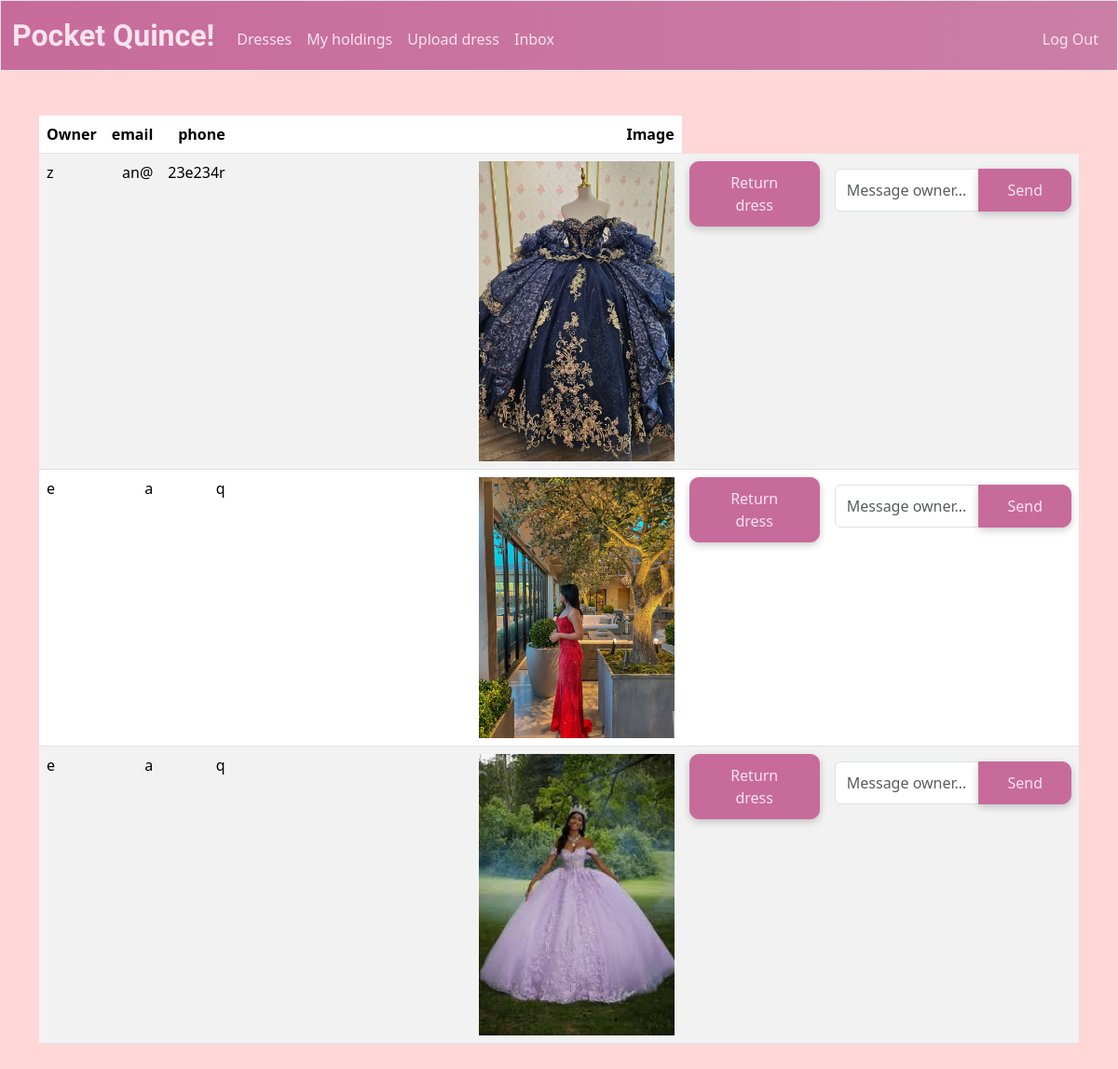
The page /holdings (signed in) on the database its author committed.
### tables this page shows
CREATE TABLE users (
id INTEGER PRIMARY KEY AUTOINCREMENT NOT NULL, 
username TEXT NOT NULL UNIQUE, 
email TEXT NOT NULL, 
phone TEXT NOT NULL, 
hash TEXT NOT NULL
);

CREATE TABLE dresses (
    id INTEGER PRIMARY KEY AUTOINCREMENT,
    size TEXT NOT NULL,
    color TEXT NOT NULL,
    owner INTEGER NOT NULL,
    image_url TEXT,
    time_posted TEXT NOT NULL DEFAULT CURRENT_TIMESTAMP,
    FOREIGN KEY (owner) REFERENCES users(id)
);

CREATE TABLE holdings (
id INTEGER PRIMARY KEY AUTOINCREMENT NOT NULL,
user_id INTEGER NOT NULL,
dress_id INTEGER NOT NULL,
rent_start TEXT NOT NULL DEFAULT CURRENT_TIMESTAMP,
rent_end TEXT,
FOREIGN KEY (user_id) REFERENCES users(id),
FOREIGN KEY (dress_id) REFERENCES dresses(id)
);

### app.py (the view)
@app.route("/holdings")
@login_required
def holdings():
    db = get_db()
    holdingBuffer = db.execute("SELECT * FROM dresses JOIN holdings as h on dresses.id = h.dress_id WHERE h.user_id = ? AND h.rent_end IS NULL ORDER BY h.rent_start DESC", (session["user_id"],)).fetchall()
    holdings = []
    for holding in holdingBuffer:
        holding = dict(holding)  # Convert Row object to dictionary not readonly to allow changes
        holding["owner_id"] = holding["owner"]
        owner = db.execute("SELECT username, email, phone FROM users WHERE id = ?", (holding["owner"],)).fetchone()
        holding["owner_name"] = owner["username"]
        holding["owner_email"] = owner["email"]
        holding["owner_phone"] = owner["phone"]
        holdings.append(holding)
    return render_template("holdings.html", holdings=holdings)

### app.py (called while the page is built)
def get_db():
    if "db" not in g:
        g.db = sqlite3.connect(DATABASE)
        g.db.row_factory = sqlite3.Row # Enable dictionary-like row access
    return g.db

@app.after_request
def after_request(response):
    response.headers["Cache-Control"] = "no-cache, no-store, must-revalidate"
    response.headers["Expires"] = 0
    response.headers["Pragma"] = "no-cache"
    return response

### help.py (called while the page is built)
def login_required(f):
    @wraps(f)
    def decorated_function(*args, **kwargs):
        if session.get("user_id") is None:
            return redirect("/login")
        return f(*args, **kwargs)
    return decorated_function

### templates/holdings.html (shortened to what this page needs)
{% extends "layout.html" %}
{% block main %}
    <table class = "table table-striped">
        <thead>
            <tr>
                <th class = "text-start">Owner</th>
                <th class = "text-end">email</th>
                <th class = "text-end">phone</th>
                <th class = "text-end">Image</th>
            </tr>
        </thead>
        <tbody>
            {% for dress in holdings %}
                <tr>
                    <td class = "text-start"> {{ dress["owner_name"] }}</td>
                    <td class = "text-end"> {{ dress["owner_email"]}}</td>
                    <td class = "text-end"> {{ dress["owner_phone"]}}</td>
                    <td class = "text-end"> <img src = "{{ dress['image_url'] }}" ></td>
                    <td>
                        <form action = "/returnDress" method = "post">
                            <button class="btn btn-primary" type="submit">Return dress</button>
                        </form>
                    </td>
                    <td>
                        <form action="/messages" method="post" class="mt-2">
                            <div class="input-group">
                                <input type="text" name="body" class="form-control" placeholder="Message owner..." required>
                                <button type="submit" class="btn btn-primary btn-sm">Send</button>
                            </div>
                        </form>
                    </td>
                 </tr>
              {% endfor %}
        </tbody>
    </table>
{% endblock %}

### static/style.css (style rules this page uses)
body { background-color: #FFD7D7; }
.btn-primary { background-color: #C76B9B; color: #F9E3EC; border-color: #C76B9B; font-size: 1rem; border-radius: 10px; padding: 10px 30px; box-shadow: 0px 3px 8px rgba(0, 0, 0, 0.2); }
.table { --bs-table-color-type: initial; --bs-table-bg-type: initial; --bs-table-color-state: initial; --bs-table-bg-state: initial; --bs-table-color: var(--bs-emphasis-color); --bs-table-bg: var(--bs-body-bg); --bs-table-border-color: var(--bs-border-color); --bs-table-accent-bg: transparent; --bs-table-striped-color: var(--bs-emphasis-color); --bs-table-striped-bg: rgba(var(--bs-emphasis-color-rgb), 0.05); --bs-table-active-color: var(--bs-emphasis-color); --bs-table-active-bg: rgba(var(--bs-emphasis-color-rgb), 0.1); --bs-table-hover-color: var(--bs-emphasis-color); --bs-table-hover-bg: rgba(var(--bs-emphasis-color-rgb), 0.075); width: 100%; margin-bottom: 1rem; vertical-align: top; border-color: var(--bs-table-border-color); }
form label, form button { background-color: #7f9ccb; padding: 5px 10px; border-radius: 5px; border: 1px ridge black; font-size: 0.8rem; height: auto; }
table img { height: 45%; width: 45%; order: 1; }

### rows shown on the page
users: owner_email "an@", owner_phone "23e234r"
dresses: image_url (picture)
holdings: owner_name "e", owner_email "a", owner_phone "q", image_url (picture)
holdings: owner_name "e", owner_email "a", owner_phone "q", image_url (picture)

### other values the page prints
{{ dress["owner_name"] }} "z"
